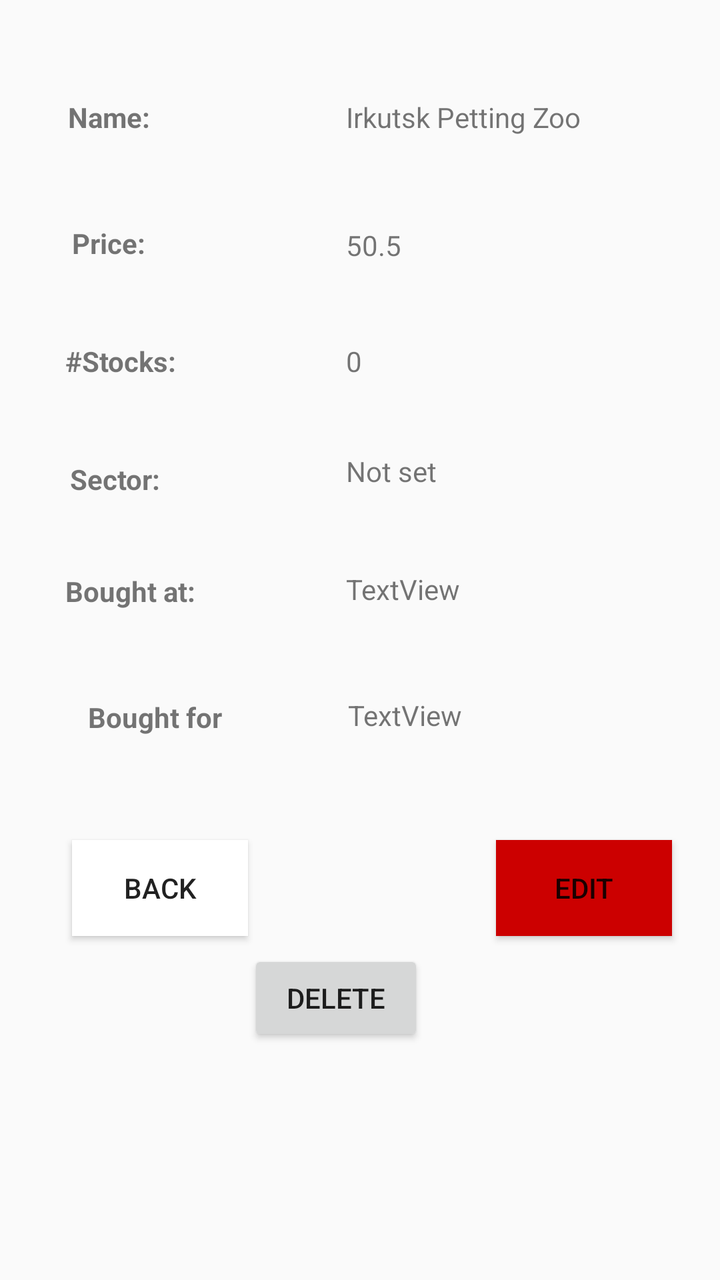
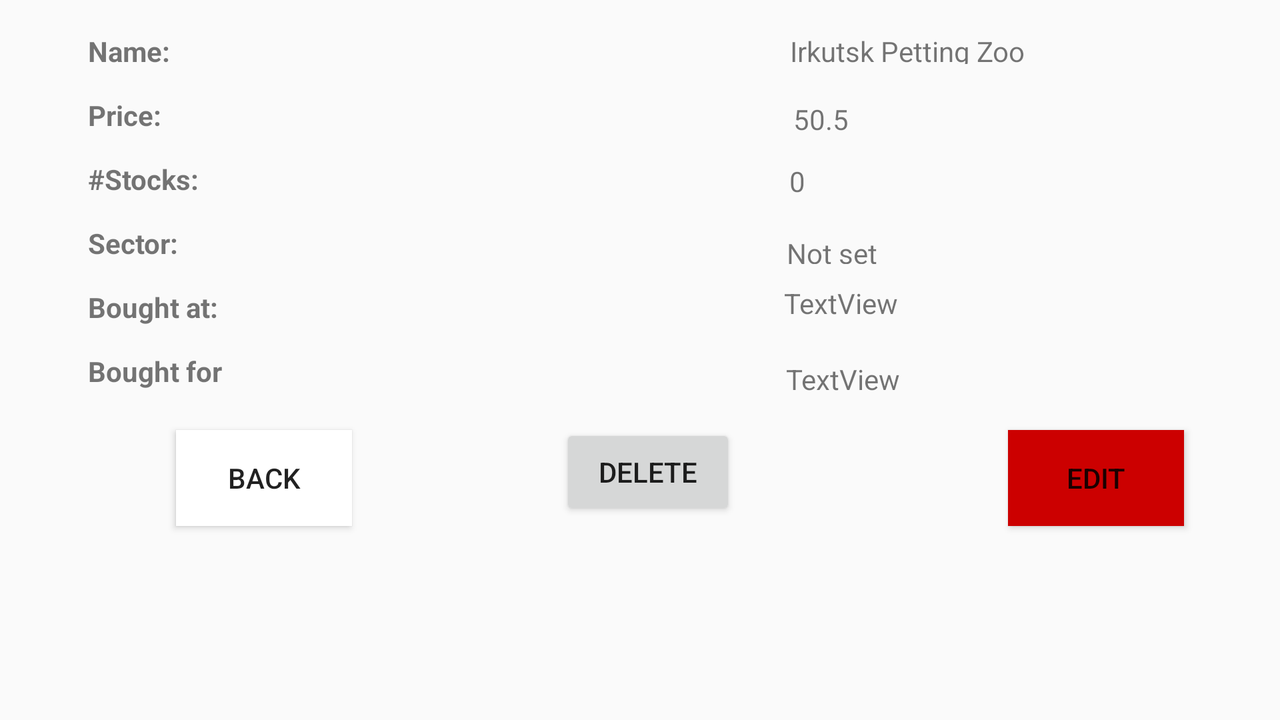

The same Android screen from two of the app's own layout files: first res/layout/ as a phone draws it, then the repository's variant for another configuration, drawn on a device whose configuration selects that folder. Both files follow.
<!-- AndroidManifest.xml: application theme AppTheme -->
<!-- res/layout/activity_details.xml -->
<?xml version="1.0" encoding="utf-8"?>
<android.support.constraint.ConstraintLayout xmlns:android="http://schemas.android.com/apk/res/android"
    xmlns:app="http://schemas.android.com/apk/res-auto"
    xmlns:tools="http://schemas.android.com/tools"
    android:layout_width="match_parent"
    android:layout_height="match_parent"
    tools:context=".Activities.Details">

    <TextView
        android:id="@+id/Sector"
        android:layout_width="wrap_content"
        android:layout_height="wrap_content"
        android:layout_marginEnd="94dp"
        android:layout_marginLeft="36dp"
        android:layout_marginRight="94dp"
        android:layout_marginStart="36dp"
        android:layout_marginTop="40dp"
        android:text="@string/sector_1"
        android:textStyle="bold"
        app:layout_constraintEnd_toStartOf="@+id/txt_box_sector"
        app:layout_constraintStart_toStartOf="parent"
        app:layout_constraintTop_toBottomOf="@+id/Stocks" />

    <TextView
        android:id="@+id/sector"
        android:layout_width="wrap_content"
        android:layout_height="wrap_content"
        android:layout_marginStart="44dp"
        android:layout_marginLeft="44dp"
        android:layout_marginTop="37dp"
        android:layout_marginEnd="87dp"
        android:layout_marginRight="87dp"
        android:text="@string/bought_at"
        android:textStyle="bold"
        app:layout_constraintEnd_toStartOf="@+id/timeStamp"
        app:layout_constraintStart_toStartOf="parent"
        app:layout_constraintTop_toBottomOf="@+id/Sector" />

    <TextView
        android:id="@+id/txt_bought_for"
        android:layout_width="wrap_content"
        android:layout_height="wrap_content"
        android:layout_marginStart="44dp"
        android:layout_marginLeft="44dp"
        android:layout_marginTop="44dp"
        android:layout_marginEnd="87dp"
        android:layout_marginRight="87dp"
        android:text="@string/bought_for"
        android:textStyle="bold"
        app:layout_constraintEnd_toStartOf="@+id/timeStamp"
        app:layout_constraintHorizontal_bias="0.0"
        app:layout_constraintStart_toStartOf="parent"
        app:layout_constraintTop_toBottomOf="@+id/sector" />

    <TextView
        android:id="@+id/Stocks"
        android:layout_width="wrap_content"
        android:layout_height="wrap_content"
        android:layout_marginEnd="84dp"
        android:layout_marginLeft="32dp"
        android:layout_marginRight="84dp"
        android:layout_marginStart="32dp"
        android:layout_marginTop="40dp"
        android:text="@string/stocks_1"
        android:textStyle="bold"
        app:layout_constraintEnd_toStartOf="@+id/txt_box_AmountOfStocks"
        app:layout_constraintStart_toStartOf="parent"
        app:layout_constraintTop_toBottomOf="@+id/Price" />

    <TextView
        android:id="@+id/Price"
        android:layout_width="wrap_content"
        android:layout_height="wrap_content"
        android:layout_marginEnd="100dp"
        android:layout_marginLeft="36dp"
        android:layout_marginRight="100dp"
        android:layout_marginStart="36dp"
        android:layout_marginTop="44dp"
        android:text="@string/price_1"
        android:textStyle="bold"
        app:layout_constraintEnd_toStartOf="@+id/txt_box_Price"
        app:layout_constraintHorizontal_bias="0.0"
        app:layout_constraintStart_toStartOf="parent"
        app:layout_constraintTop_toBottomOf="@+id/Name" />

    <TextView
        android:id="@+id/txt_box_Name"
        android:layout_width="147dp"
        android:layout_height="20dp"
        android:layout_marginEnd="40dp"
        android:layout_marginRight="40dp"
        android:layout_marginTop="49dp"
        android:gravity="left"
        android:text="@string/irkutsk_petting_zoo"
        app:layout_constraintEnd_toEndOf="parent"
        app:layout_constraintTop_toTopOf="parent" />

    <TextView
        android:id="@+id/txt_box_Price"
        android:layout_width="147dp"
        android:layout_height="18dp"
        android:layout_marginTop="44dp"
        android:layout_marginEnd="40dp"
        android:layout_marginRight="40dp"
        android:gravity="left"
        android:text="@string/_50_5_1"
        app:layout_constraintEnd_toEndOf="parent"
        app:layout_constraintTop_toBottomOf="@+id/txt_box_Name" />

    <TextView
        android:id="@+id/txt_box_AmountOfStocks"
        android:layout_width="147dp"
        android:layout_height="wrap_content"
        android:layout_marginEnd="40dp"
        android:layout_marginRight="40dp"
        android:layout_marginTop="40dp"
        android:gravity="left"
        android:text="@string/_0_1"
        app:layout_constraintEnd_toEndOf="parent"
        app:layout_constraintTop_toBottomOf="@+id/txt_box_Price" />

    <TextView
        android:id="@+id/txt_box_sector"
        android:layout_width="147dp"
        android:layout_height="wrap_content"
        android:layout_marginTop="36dp"
        android:layout_marginEnd="40dp"
        android:layout_marginRight="40dp"
        android:text="@string/not_set_2"
        app:layout_constraintEnd_toEndOf="parent"
        app:layout_constraintTop_toBottomOf="@+id/txt_box_AmountOfStocks" />

    <TextView
        android:id="@+id/timeStamp"
        android:layout_width="147dp"
        android:layout_height="wrap_content"
        android:layout_marginTop="40dp"
        android:layout_marginEnd="40dp"
        android:layout_marginRight="40dp"
        android:text="@string/textview_1"
        app:layout_constraintEnd_toEndOf="parent"
        app:layout_constraintTop_toBottomOf="@+id/txt_box_sector" />

    <TextView
        android:id="@+id/Name"
        android:layout_width="wrap_content"
        android:layout_height="wrap_content"
        android:layout_marginEnd="100dp"
        android:layout_marginLeft="36dp"
        android:layout_marginRight="100dp"
        android:layout_marginStart="36dp"
        android:layout_marginTop="49dp"
        android:text="@string/name_1"
        android:textStyle="bold"
        app:layout_constraintEnd_toStartOf="@+id/txt_box_Name"
        app:layout_constraintStart_toStartOf="parent"
        app:layout_constraintTop_toTopOf="parent" />

    <Button
        android:id="@+id/Back_btn"
        android:layout_width="wrap_content"
        android:layout_height="wrap_content"
        android:layout_marginStart="36dp"
        android:layout_marginLeft="36dp"
        android:layout_marginTop="52dp"
        android:background="@android:color/background_light"
        android:text="@string/back_1"
        app:layout_constraintStart_toStartOf="parent"
        app:layout_constraintTop_toBottomOf="@+id/txt_bought_for" />

    <Button
        android:id="@+id/Edit_btn"
        android:layout_width="wrap_content"
        android:layout_height="wrap_content"
        android:layout_marginStart="124dp"
        android:layout_marginLeft="124dp"
        android:layout_marginTop="116dp"
        android:text="@string/edit_1"
        app:layout_constraintStart_toEndOf="@+id/Back_btn"
        app:layout_constraintTop_toBottomOf="@+id/timeStamp"
        tools:background="@android:color/holo_red_dark" />

    <Button
        android:id="@+id/Delete_btn"
        android:layout_width="wrap_content"
        android:layout_height="wrap_content"
        android:layout_marginStart="148dp"
        android:layout_marginLeft="148dp"
        android:layout_marginTop="108dp"
        android:layout_marginEnd="148dp"
        android:layout_marginRight="148dp"
        android:text="@string/delete"
        app:layout_constraintEnd_toEndOf="parent"
        app:layout_constraintHorizontal_bias="1.0"
        app:layout_constraintStart_toStartOf="parent"
        app:layout_constraintTop_toBottomOf="@+id/bought_for" />

    <TextView
        android:id="@+id/bought_for"
        android:layout_width="wrap_content"
        android:layout_height="wrap_content"
        android:layout_marginTop="44dp"
        android:layout_marginEnd="129dp"
        android:layout_marginRight="129dp"
        android:text="TextView"
        app:layout_constraintEnd_toEndOf="parent"
        app:layout_constraintTop_toBottomOf="@+id/timeStamp" />

</android.support.constraint.ConstraintLayout>
<!-- resources referenced by this layout -->
<resources>
  <string name="_0_1">0</string>
  <string name="_50_5_1">50.5</string>
  <string name="back_1">Back</string>
  <string name="bought_at">Bought at:</string>
  <string name="bought_for">Bought for</string>
  <string name="delete">Delete</string>
  <string name="edit_1">Edit</string>
  <string name="irkutsk_petting_zoo">Irkutsk Petting Zoo</string>
  <string name="name_1">Name:</string>
  <string name="not_set_2">Not set</string>
  <string name="price_1">Price:</string>
  <string name="sector_1">Sector:</string>
  <string name="stocks_1">#Stocks:</string>
  <string name="textview_1">TextView</string>
  <style name="AppTheme" parent="Base.Theme.AppCompat.Light.DarkActionBar">
          
  
          <item name="colorPrimary">@color/colorPrimary</item>
          <item name="colorPrimaryDark">@color/colorPrimaryDark</item>
          <item name="colorAccent">@color/colorAccent</item>
      </style>
  <color name="colorPrimary">#dc3203</color>
  <color name="colorPrimaryDark">#303F9F</color>
  <color name="colorAccent">#ff4081</color>
</resources>
<!-- res/layout-land/activity_details.xml (the repository's variant of the layout above) -->
<!-- drawn on the phone turned sideways -->
<?xml version="1.0" encoding="utf-8"?>
<android.support.constraint.ConstraintLayout xmlns:android="http://schemas.android.com/apk/res/android"
    xmlns:app="http://schemas.android.com/apk/res-auto"
    xmlns:tools="http://schemas.android.com/tools"
    android:layout_width="match_parent"
    android:layout_height="match_parent"
    tools:context=".Activities.Details">

    <TextView
        android:id="@+id/Sector"
        android:layout_width="wrap_content"
        android:layout_height="wrap_content"
        android:layout_marginStart="44dp"
        android:layout_marginLeft="44dp"
        android:layout_marginTop="13dp"
        android:text="@string/sector_1"
        android:textStyle="bold"
        app:layout_constraintStart_toStartOf="parent"
        app:layout_constraintTop_toBottomOf="@+id/Stocks" />

    <TextView
        android:id="@+id/sector"
        android:layout_width="wrap_content"
        android:layout_height="wrap_content"
        android:layout_marginStart="44dp"
        android:layout_marginLeft="44dp"
        android:layout_marginTop="13dp"
        android:text="@string/bought_at"
        android:textStyle="bold"
        app:layout_constraintStart_toStartOf="parent"
        app:layout_constraintTop_toBottomOf="@+id/Sector" />

    <TextView
        android:id="@+id/txt_bought_for"
        android:layout_width="wrap_content"
        android:layout_height="wrap_content"
        android:layout_marginStart="44dp"
        android:layout_marginLeft="44dp"
        android:layout_marginTop="13dp"
        android:text="@string/bought_for"
        android:textStyle="bold"
        app:layout_constraintStart_toStartOf="parent"
        app:layout_constraintTop_toBottomOf="@+id/sector" />

    <TextView
        android:id="@+id/Stocks"
        android:layout_width="wrap_content"
        android:layout_height="19dp"
        android:layout_marginStart="44dp"
        android:layout_marginLeft="44dp"
        android:layout_marginTop="13dp"
        android:text="@string/stocks_1"
        android:textStyle="bold"
        app:layout_constraintStart_toStartOf="parent"
        app:layout_constraintTop_toBottomOf="@+id/Price" />

    <TextView
        android:id="@+id/Price"
        android:layout_width="wrap_content"
        android:layout_height="wrap_content"
        android:layout_marginStart="44dp"
        android:layout_marginLeft="44dp"
        android:layout_marginTop="13dp"
        android:text="@string/price_1"
        android:textStyle="bold"
        app:layout_constraintStart_toStartOf="parent"
        app:layout_constraintTop_toBottomOf="@+id/Name" />

    <TextView
        android:id="@+id/txt_box_Name"
        android:layout_width="147dp"
        android:layout_height="16dp"
        android:layout_marginStart="310dp"
        android:layout_marginLeft="310dp"
        android:layout_marginTop="16dp"
        android:gravity="left"
        android:text="@string/irkutsk_petting_zoo"
        app:layout_constraintStart_toEndOf="@+id/Name"
        app:layout_constraintTop_toTopOf="parent" />

    <TextView
        android:id="@+id/txt_box_Price"
        android:layout_width="147dp"
        android:layout_height="18dp"
        android:layout_marginStart="316dp"
        android:layout_marginLeft="316dp"
        android:layout_marginTop="18dp"
        android:gravity="left"
        android:text="@string/_50_5_1"
        app:layout_constraintStart_toEndOf="@+id/Price"
        app:layout_constraintTop_toBottomOf="@+id/txt_box_Name" />

    <TextView
        android:id="@+id/txt_box_AmountOfStocks"
        android:layout_width="147dp"
        android:layout_height="wrap_content"
        android:layout_marginStart="295dp"
        android:layout_marginLeft="295dp"
        android:layout_marginTop="13dp"
        android:gravity="left"
        android:text="@string/_0_1"
        app:layout_constraintStart_toEndOf="@+id/Stocks"
        app:layout_constraintTop_toBottomOf="@+id/txt_box_Price" />

    <TextView
        android:id="@+id/txt_box_sector"
        android:layout_width="147dp"
        android:layout_height="15dp"
        android:layout_marginStart="304dp"
        android:layout_marginLeft="304dp"
        android:layout_marginTop="17dp"
        android:text="@string/not_set_2"
        app:layout_constraintStart_toEndOf="@+id/Sector"
        app:layout_constraintTop_toBottomOf="@+id/txt_box_AmountOfStocks" />

    <TextView
        android:id="@+id/timeStamp"
        android:layout_width="147dp"
        android:layout_height="wrap_content"
        android:layout_marginStart="283dp"
        android:layout_marginLeft="283dp"
        android:layout_marginTop="10dp"
        android:text="@string/textview_1"
        app:layout_constraintStart_toEndOf="@+id/sector"
        app:layout_constraintTop_toBottomOf="@+id/txt_box_sector" />

    <TextView
        android:id="@+id/bought_for"
        android:layout_width="147dp"
        android:layout_height="wrap_content"
        android:layout_marginStart="282dp"
        android:layout_marginLeft="282dp"
        android:layout_marginTop="19dp"
        android:text="@string/textview_1"
        app:layout_constraintStart_toEndOf="@+id/txt_bought_for"
        app:layout_constraintTop_toBottomOf="@+id/timeStamp" />

    <TextView
        android:id="@+id/Name"
        android:layout_width="wrap_content"
        android:layout_height="wrap_content"
        android:layout_marginStart="44dp"
        android:layout_marginLeft="44dp"
        android:layout_marginTop="16dp"
        android:text="@string/name_1"
        android:textStyle="bold"
        app:layout_constraintStart_toStartOf="parent"
        app:layout_constraintTop_toTopOf="parent" />

    <Button
        android:id="@+id/Back_btn"
        android:layout_width="wrap_content"
        android:layout_height="wrap_content"
        android:layout_marginTop="20dp"
        android:layout_marginEnd="104dp"
        android:layout_marginRight="104dp"
        android:background="@android:color/background_light"
        android:text="@string/back_1"
        app:layout_constraintEnd_toStartOf="@+id/Delete_btn"
        app:layout_constraintTop_toBottomOf="@+id/txt_bought_for" />

    <Button
        android:id="@+id/Edit_btn"
        android:layout_width="wrap_content"
        android:layout_height="wrap_content"
        android:layout_marginTop="16dp"
        android:layout_marginEnd="48dp"
        android:layout_marginRight="48dp"
        android:text="@string/edit_1"
        app:layout_constraintEnd_toEndOf="parent"
        app:layout_constraintTop_toBottomOf="@+id/bought_for"
        tools:background="@android:color/holo_red_dark" />

    <Button
        android:id="@+id/Delete_btn"
        android:layout_width="wrap_content"
        android:layout_height="wrap_content"
        android:layout_marginTop="212dp"
        android:layout_marginEnd="136dp"
        android:layout_marginRight="136dp"
        android:text="@string/delete"
        app:layout_constraintEnd_toStartOf="@+id/Edit_btn"
        app:layout_constraintTop_toTopOf="parent" />

</android.support.constraint.ConstraintLayout>
